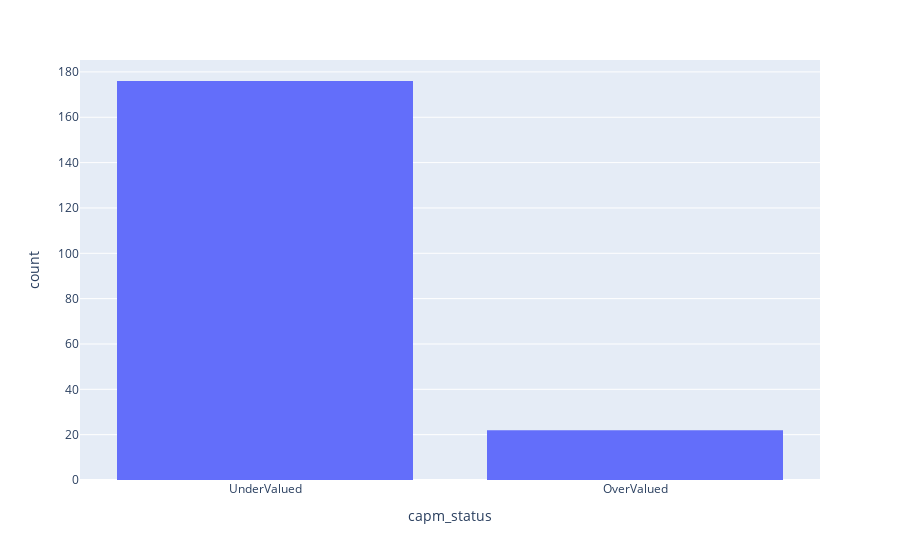

Notebook cell for this chart:
### Code cell
fig = px.histogram(new_df, x="capm_status")
fig.show()

### Figure 1 — Plotly figure (JSON) as saved in the notebook; plotly's stock layout.template omitted (floating-point values rounded to 4 significant figures; data arrays with more than 128 entries replaced by an {"elided": "..."} marker saying what was removed)
{"data": [{"alignmentgroup": "True", "bingroup": "x", "hovertemplate": "capm_status=%{x}<br>count=%{y}<extra></extra>", "legendgroup": "", "marker": {"color": "#636efa", "pattern": {"shape": ""}}, "name": "", "offsetgroup": "", "orientation": "v", "showlegend": false, "type": "histogram", "x": {"elided": "198 str values"}, "xaxis": "x", "yaxis": "y"}], "layout": {"barmode": "relative", "legend": {"tracegroupgap": 0}, "margin": {"t": 60}, "xaxis": {"anchor": "y", "domain": [0, 1], "title": {"text": "capm_status"}}, "yaxis": {"anchor": "x", "domain": [0, 1], "title": {"text": "count"}}}}
